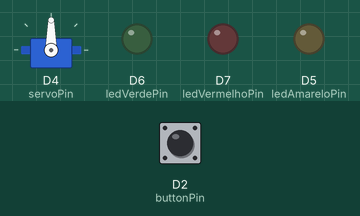
A sketch run on a simulated ESP8266 (NodeMCU). On the bench: servo, output pins drawn as LEDs (lit = HIGH). Dashed ring = blinking. The inputs (shaded band) are chosen by the test bench; at power-on: D2 (buttonPin) HIGH. WiFi joins after 1.5 s; servers stay silent unless stated; uploads are accepted with an empty reply; what the sketch prints to the serial monitor is not drawn.

Above: at 2.7 s.
2.8 s: D2 (buttonPin) pulled LOW for 3.2 s
At 3.6 s:
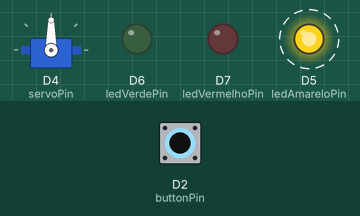
At 6.3 s:
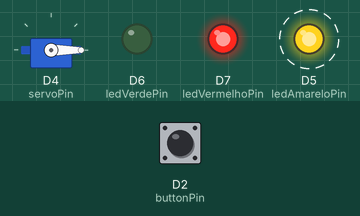
Timing chart, 0 to 8.9 s (numbered marks = the images above; inputs shaded):
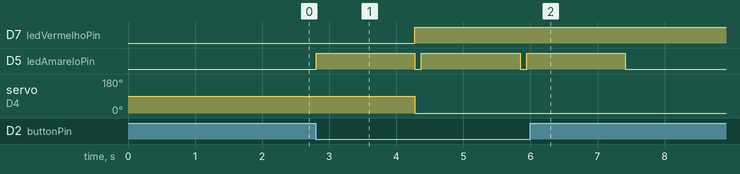

Measured:
- after the input at 2.8 s, D7 (ledVermelhoPin): LOW → HIGH after 1.5 s; D5 (ledAmareloPin): alternates HIGH for 1.5 s and LOW for 0.10 s, 6 changes in all, then stays LOW, starting at once; servo on D4 (servoPin): 90° → 0° after 1.5 s

The sketch:

arduino.ino
```cpp
#include <ESP8266WiFi.h>
#include <WiFiClient.h>
#include <Servo.h>

// Informações de conexão Wi-Fi
const char* ssid = "seu_wifi";               // Substitua com o nome da sua rede Wi-Fi
const char* password = "senha_wifi";         // Substitua com a senha da sua rede Wi-Fi
const char* server = "http://<IP_PYTHON_SERVER>:<PORTA>/verificar"; // Endereço do servidor Python

// Pinos
const int buttonPin = D2;                    // Pino do botão
const int ledAmareloPin = D5;                // Pino do LED amarelo
const int ledVerdePin = D6;                  // Pino do LED verde
const int ledVermelhoPin = D7;               // Pino do LED vermelho
const int servoPin = D4;                    // Pino do servo motor

Servo servoMotor;                            // Servo motor

void setup() {
  // Inicializa os pinos
  pinMode(buttonPin, INPUT_PULLUP);          // Configura o pino do botão como entrada com pull-up
  pinMode(ledAmareloPin, OUTPUT);            // Configura o LED amarelo como saída
  pinMode(ledVerdePin, OUTPUT);              // Configura o LED verde como saída
  pinMode(ledVermelhoPin, OUTPUT);           // Configura o LED vermelho como saída
  servoMotor.attach(servoPin);               // Configura o pino do servo motor

  // Inicializa o Serial Monitor
  Serial.begin(115200);

  // Conecta-se ao Wi-Fi
  WiFi.begin(ssid, password);
  while (WiFi.status() != WL_CONNECTED) {
    delay(500);
    Serial.print(".");
  }
  Serial.println("Conectado ao Wi-Fi");
}

void loop() {
  // Verifica se o botão foi pressionado
  if (digitalRead(buttonPin) == LOW) {      // Se o botão for pressionado
    digitalWrite(ledAmareloPin, HIGH);      // Liga o LED amarelo
    delay(200);                             // Espera um pouco para garantir que o botão foi pressionado
    verificarAcesso();                      // Chama a função para verificar o acesso
    digitalWrite(ledAmareloPin, LOW);       // Desliga o LED amarelo
  }
  delay(100);
}

void verificarAcesso() {
  WiFiClient client;

  if (client.connect(server, 80)) {         // Conecta-se ao servidor Python
    Serial.println("Enviando requisição para o servidor...");

    // Envia a requisição para o servidor
    client.print(String("GET /verificar HTTP/1.1\r\n") +
                 "Host: " + server + "\r\n" +
                 "Connection: close\r\n\r\n");

    unsigned long timeout = millis();
    while (client.available() == 0) {
      if (millis() - timeout > 5000) {     // Timeout de 5 segundos
        Serial.println("Erro na comunicação com o servidor.");
        return;
      }
    }

    // Lê a resposta do servidor
    String resposta = client.readString();
    Serial.println("Resposta recebida do servidor: " + resposta);

    // Verifica a resposta do servidor
    if (resposta.indexOf("Acesso liberado") >= 0) {
      // Se o acesso for liberado
      digitalWrite(ledVerdePin, HIGH);      // Acende o LED verde
      digitalWrite(ledVermelhoPin, LOW);    // Desliga o LED vermelho
      servoMotor.write(90);                 // Ativa o servo motor (90 graus)
      delay(5000);                          // Aguarda por 5 segundos
      servoMotor.write(0);                  // Retorna o servo à posição inicial
    } else {
      // Se o acesso for negado
      digitalWrite(ledVerdePin, LOW);       // Desliga o LED verde
      digitalWrite(ledVermelhoPin, HIGH);   // Acende o LED vermelho
      servoMotor.write(0);                  // Não ativa o servo motor
    }
  } else {
    Serial.println("Falha na conexão com o servidor.");
  }

  client.stop();
}
```
